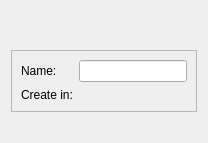
<?xml version="1.0" encoding="UTF-8"?>
<ui version="4.0">
 <class>Utils::ProjectIntroPage</class>
 <widget class="QWizardPage" name="Utils::ProjectIntroPage">
  <property name="geometry">
   <rect>
    <x>0</x>
    <y>0</y>
    <width>208</width>
    <height>143</height>
   </rect>
  </property>
  <property name="title">
   <string>Introduction and project location</string>
  </property>
  <layout class="QVBoxLayout" name="verticalLayout">
   <property name="sizeConstraint">
    <enum>QLayout::SetMinimumSize</enum>
   </property>
   <item>
    <widget class="QLabel" name="descriptionLabel">
     <property name="wordWrap">
      <bool>true</bool>
     </property>
    </widget>
   </item>
   <item>
    <spacer name="verticalSpacer">
     <property name="orientation">
      <enum>Qt::Vertical</enum>
     </property>
     <property name="sizeType">
      <enum>QSizePolicy::MinimumExpanding</enum>
     </property>
     <property name="sizeHint" stdset="0">
      <size>
       <width>0</width>
       <height>0</height>
      </size>
     </property>
    </spacer>
   </item>
   <item>
    <layout class="QHBoxLayout" name="horizontalLayout">
     <item>
      <widget class="QFrame" name="frame">
       <property name="frameShape">
        <enum>QFrame::StyledPanel</enum>
       </property>
       <property name="frameShadow">
        <enum>QFrame::Raised</enum>
       </property>
       <layout class="QFormLayout" name="formLayout">
        <item row="0" column="0">
         <widget class="QLabel" name="nameLabel">
          <property name="text">
           <string>Name:</string>
          </property>
         </widget>
        </item>
        <item row="0" column="1">
         <widget class="Utils::ProjectNameValidatingLineEdit" name="nameLineEdit"/>
        </item>
        <item row="1" column="0">
         <widget class="QLabel" name="pathLabel">
          <property name="text">
           <string>Create in:</string>
          </property>
         </widget>
        </item>
        <item row="1" column="1">
         <widget class="Utils::PathChooser" name="pathChooser" native="true"/>
        </item>
       </layout>
      </widget>
     </item>
     <item>
      <spacer name="horizontalSpacer">
       <property name="orientation">
        <enum>Qt::Horizontal</enum>
       </property>
       <property name="sizeHint" stdset="0">
        <size>
         <width>0</width>
         <height>0</height>
        </size>
       </property>
      </spacer>
     </item>
    </layout>
   </item>
   <item>
    <widget class="QLabel" name="stateLabel">
     <property name="wordWrap">
      <bool>true</bool>
     </property>
    </widget>
   </item>
  </layout>
 </widget>
 <customwidgets>
  <customwidget>
   <class>Utils::PathChooser</class>
   <extends>QWidget</extends>
   <header>pathchooser.h</header>
   <container>1</container>
  </customwidget>
  <customwidget>
   <class>Utils::ProjectNameValidatingLineEdit</class>
   <extends>QLineEdit</extends>
   <header>projectnamevalidatinglineedit.h</header>
  </customwidget>
 </customwidgets>
 <resources/>
 <connections/>
</ui>
